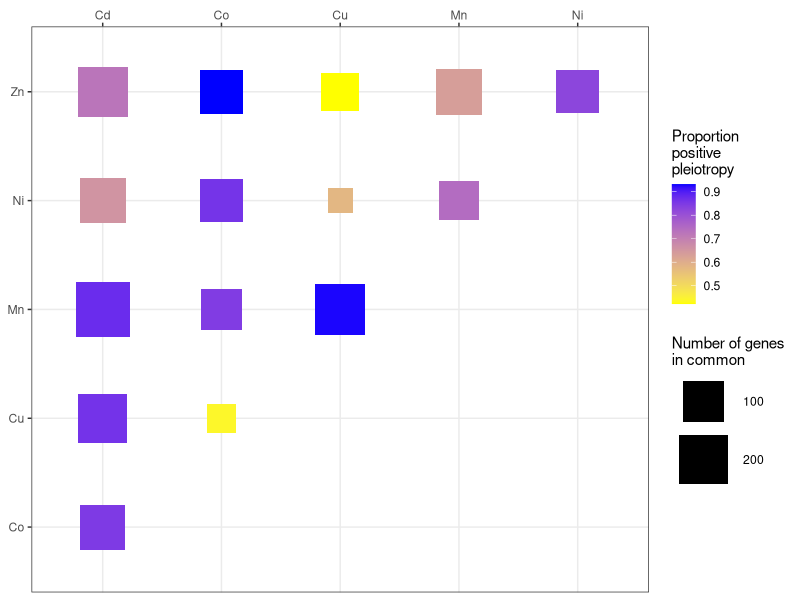
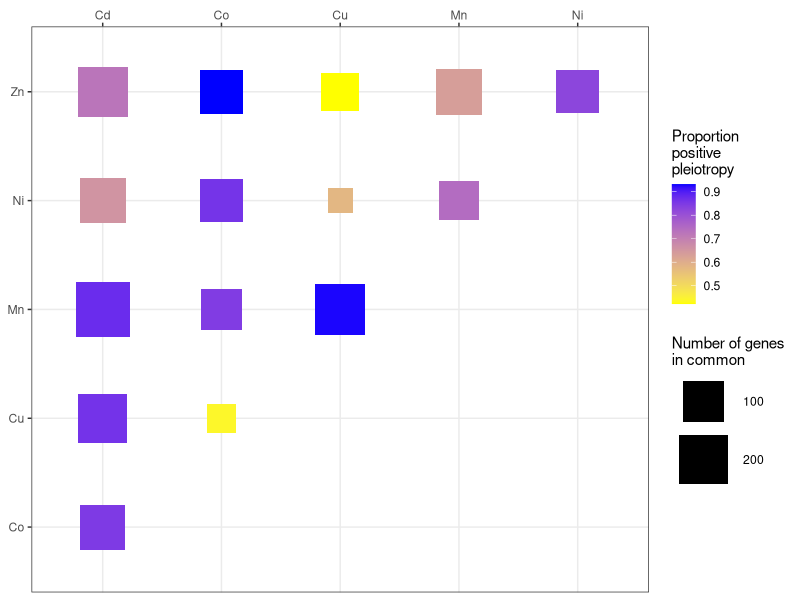

Here is the R script that generated these plots, in order:
## ---- chunk 1
library(tidyverse)
library(stringr)
library(VennDiagram)
library(gtools)
library(data.table)
library(viridis)
library(formattable)
## ---- chunk 2
x = getwd()
setwd(x)

genes <- read.csv("metal_resistance_annotations.csv")
## ---- chunk 3
genes3 <- genes %>% 
  mutate(Metal = case_when(grepl("copper", Chemical, ignore.case = TRUE) ~"copper",
                            grepl("cadmi", Chemical, ignore.case = TRUE) ~"cadmium",
                            grepl("nickel", Chemical, ignore.case = TRUE) ~"nickel",
                            grepl("zinc", Chemical, ignore.case = TRUE) ~"zinc",
                            grepl("arsen", Chemical, ignore.case = TRUE) ~"arsenic",
                            grepl("gold", Chemical, ignore.case = TRUE) ~"gold",
                            grepl("manga", Chemical, ignore.case = TRUE) ~"manganese",
                            grepl("merc", Chemical, ignore.case = TRUE) ~"mercury",
                            grepl("coba", Chemical, ignore.case = TRUE) ~"cobalt",
                            grepl("alumi", Chemical, ignore.case = TRUE) ~"aluminum",
                            grepl("iron", Chemical, ignore.case = TRUE) ~"iron",
                            grepl("selen", Chemical, ignore.case = TRUE) ~"calcium",
                            grepl("tin", Chemical, ignore.case = TRUE) ~"tin",
                            grepl("chrom", Chemical, ignore.case = TRUE) ~"chromium",
                            grepl("lead", Chemical, ignore.case = TRUE) ~"lead"
                            )) %>% 
  na.omit() %>% 
  distinct() %>% 
  filter(Metal == "cadmium" | 
         Metal == "cobalt" |
         Metal == "copper" | 
         Metal == "manganese" | 
         Metal == "nickel" |
         Metal == "zinc") %>% 
  select(Gene, Phenotype, Mutant.Information, Metal, Chemical)
## ---- chunk 4
synergism <- genes3 %>% 
  mutate(activity.sign = case_when(grepl("null", Mutant.Information, ignore.case = TRUE) ~"-",
                                   grepl("overexp", Mutant.Information, ignore.case = TRUE) ~"+")) %>%
  mutate(resist.sign = case_when(grepl("increa", Phenotype, ignore.case = TRUE) ~"+",
                                   grepl("decrea", Phenotype, ignore.case = TRUE) ~"-")) %>%
  mutate(product.sign = ifelse(activity.sign == resist.sign, "+",
                        ifelse(activity.sign != resist.sign, "-", NA)))
## ---- chunk 5
cadmium_syn <- synergism %>% 
  filter(Metal=="cadmium")
cobalt_syn <- synergism %>% 
  filter(Metal=="cobalt")
copper_syn <- synergism %>% 
  filter(Metal=="copper")
manganese_syn <- synergism %>% 
  filter(Metal=="manganese")
nickel_syn <- synergism %>% 
  filter(Metal=="nickel")
zinc_syn <- synergism %>% 
  filter(Metal=="zinc")
## ---- chunk 6
CdCo <- merge(cadmium_syn,cobalt_syn,by="Gene") %>% 
  select(Gene, Metal.x, Metal.y, product.sign.x, product.sign.y) %>% 
  distinct() %>% 
  na.omit() %>% 
  mutate(pos.pleio = case_when(product.sign.x==product.sign.y ~ 1,
                               product.sign.x!=product.sign.y ~ 0))
sum(CdCo$pos.pleio)/nrow(CdCo)
nrow(CdCo)
## ---- chunk 7
CdCu <- merge(cadmium_syn,copper_syn,by="Gene") %>% 
  select(Gene, Metal.x, Metal.y, product.sign.x, product.sign.y) %>% 
  distinct() %>%  
  na.omit() %>% 
  mutate(pos.pleio = case_when(product.sign.x==product.sign.y ~ 1,
                               product.sign.x!=product.sign.y ~ 0))
sum(CdCu$pos.pleio)/nrow(CdCu)
nrow(CdCu)
## ---- chunk 8
CdMn <- merge(cadmium_syn,manganese_syn,by="Gene") %>% 
  select(Gene, Metal.x, Metal.y, product.sign.x, product.sign.y) %>% 
  distinct() %>%  
  na.omit() %>% 
  mutate(pos.pleio = case_when(product.sign.x==product.sign.y ~ 1,
                               product.sign.x!=product.sign.y ~ 0))
sum(CdMn$pos.pleio)/nrow(CdMn)
nrow(CdMn)
## ---- chunk 9
CdNi <- merge(cadmium_syn,nickel_syn,by="Gene") %>% 
  select(Gene, Metal.x, Metal.y, product.sign.x, product.sign.y) %>% 
  distinct() %>%  
  na.omit() %>% 
  mutate(pos.pleio = case_when(product.sign.x==product.sign.y ~ 1,
                               product.sign.x!=product.sign.y ~ 0))
sum(CdNi$pos.pleio)/nrow(CdNi)
nrow(CdNi)
## ---- chunk 10
CdZn <- merge(cadmium_syn,zinc_syn,by="Gene") %>% 
  select(Gene, Metal.x, Metal.y, product.sign.x, product.sign.y) %>% 
  distinct() %>%  
  na.omit() %>% 
  mutate(pos.pleio = case_when(product.sign.x==product.sign.y ~ 1,
                               product.sign.x!=product.sign.y ~ 0))
sum(CdZn$pos.pleio)/nrow(CdZn)
nrow(CdZn)
## ---- chunk 11
CoCu <- merge(cobalt_syn,copper_syn,by="Gene") %>% 
  select(Gene, Metal.x, Metal.y, product.sign.x, product.sign.y) %>% 
  distinct() %>%  
  na.omit() %>% 
  mutate(pos.pleio = case_when(product.sign.x==product.sign.y ~ 1,
                               product.sign.x!=product.sign.y ~ 0))
sum(CoCu$pos.pleio)/nrow(CoCu)
nrow(CoCu)
## ---- chunk 12
CoMn <- merge(cobalt_syn,manganese_syn,by="Gene") %>% 
  select(Gene, Metal.x, Metal.y, product.sign.x, product.sign.y) %>% 
  distinct() %>%  
  na.omit() %>% 
  mutate(pos.pleio = case_when(product.sign.x==product.sign.y ~ 1,
                               product.sign.x!=product.sign.y ~ 0))
sum(CoMn$pos.pleio)/nrow(CoMn)
nrow(CoMn)
## ---- chunk 13
CoNi <- merge(cobalt_syn,nickel_syn,by="Gene") %>% 
  select(Gene, Metal.x, Metal.y, product.sign.x, product.sign.y) %>% 
  distinct() %>%  
  na.omit() %>% 
  mutate(pos.pleio = case_when(product.sign.x==product.sign.y ~ 1,
                               product.sign.x!=product.sign.y ~ 0))
sum(CoNi$pos.pleio)/nrow(CoNi)
nrow(CoNi)
## ---- chunk 14
CoZn <- merge(cobalt_syn,zinc_syn,by="Gene") %>% 
  select(Gene, Metal.x, Metal.y, product.sign.x, product.sign.y) %>% 
  distinct() %>%  
  na.omit() %>% 
  mutate(pos.pleio = case_when(product.sign.x==product.sign.y ~ 1,
                               product.sign.x!=product.sign.y ~ 0))
sum(CoZn$pos.pleio)/nrow(CoZn)
nrow(CoZn)
## ---- chunk 15
CuMn <- merge(copper_syn,manganese_syn,by="Gene") %>% 
  select(Gene, Metal.x, Metal.y, product.sign.x, product.sign.y) %>% 
  distinct() %>%  
  na.omit() %>% 
  mutate(pos.pleio = case_when(product.sign.x==product.sign.y ~ 1,
                               product.sign.x!=product.sign.y ~ 0))
sum(CuMn$pos.pleio)/nrow(CuMn)
nrow(CuMn)
## ---- chunk 16
CuNi <- merge(copper_syn,nickel_syn,by="Gene") %>% 
  select(Gene, Metal.x, Metal.y, product.sign.x, product.sign.y) %>% 
  distinct() %>%  
  na.omit() %>% 
  mutate(pos.pleio = case_when(product.sign.x==product.sign.y ~ 1,
                               product.sign.x!=product.sign.y ~ 0))
sum(CuNi$pos.pleio)/nrow(CuNi)
nrow(CuNi)
## ---- chunk 17
CuZn <- merge(copper_syn,zinc_syn,by="Gene") %>% 
  select(Gene, Metal.x, Metal.y, product.sign.x, product.sign.y) %>% 
  distinct() %>%  
  na.omit() %>% 
  mutate(pos.pleio = case_when(product.sign.x==product.sign.y ~ 1,
                               product.sign.x!=product.sign.y ~ 0))
sum(CuZn$pos.pleio)/nrow(CuZn)
nrow(CuZn)
## ---- chunk 18
MnNi <- merge(manganese_syn,nickel_syn,by="Gene") %>% 
  select(Gene, Metal.x, Metal.y, product.sign.x, product.sign.y) %>% 
  distinct() %>%  
  na.omit() %>% 
  mutate(pos.pleio = case_when(product.sign.x==product.sign.y ~ 1,
                               product.sign.x!=product.sign.y ~ 0))
sum(MnNi$pos.pleio)/nrow(MnNi)
nrow(MnNi)
## ---- chunk 19
MnZn <- merge(manganese_syn,zinc_syn,by="Gene") %>% 
  select(Gene, Metal.x, Metal.y, product.sign.x, product.sign.y) %>% 
  distinct() %>%  
  na.omit() %>% 
  mutate(pos.pleio = case_when(product.sign.x==product.sign.y ~ 1,
                               product.sign.x!=product.sign.y ~ 0))
sum(MnZn$pos.pleio)/nrow(MnZn)
nrow(MnZn)
## ---- chunk 20
NiZn <- merge(nickel_syn,zinc_syn,by="Gene") %>% 
  select(Gene, Metal.x, Metal.y, product.sign.x, product.sign.y) %>% 
  distinct() %>%  
  na.omit() %>% 
  mutate(pos.pleio = case_when(product.sign.x==product.sign.y ~ 1,
                               product.sign.x!=product.sign.y ~ 0))
sum(NiZn$pos.pleio)/nrow(NiZn)
nrow(NiZn)
## ---- chunk 21
combo <- c("CdCo","CdCu","CdMn","CdNi","CdZn","CoCu","CoMn","CoNi","CoZn","CuMn","CuNi","CuZn","MnNi","MnZn","NiZn")
met1 <- c("Cd","Cd","Cd","Cd","Cd","Co","Co","Co","Co","Cu","Cu","Cu","Mn","Mn","Ni")
met2 <- c("Co","Cu","Mn","Ni","Zn","Cu","Mn","Ni","Zn","Mn","Ni","Zn","Ni","Zn","Zn")
prop.syn <- c(0.8482759,0.8627451,0.8754325,0.6558442,0.7239819,0.44,0.8446602,0.8615385,0.9318182,0.9276018,0.5789474,0.4225352,0.744186,0.6329114,0.8253968)
no.genes <- c(145,204,289,154,221,25,103,130,132,221,19,71,86,158,126)

prop_pleio <- data.frame(combo, met1, met2, prop.syn, no.genes)
## ---- chunk 22
prop_pleio %>% 
  ggplot(aes(x=met1,y=met2,color=prop.syn)) + 
    geom_point(aes(size = no.genes), shape=15) +
    scale_color_gradient(low = "yellow", high = "blue",
    name="Proportion\npositive\npleiotropy") +
    scale_x_discrete(position = "top") + 
    theme_bw() +
    theme(axis.title.x=element_blank(), axis.title.y=element_blank()) +
    scale_size(range=c(8,18), name="Number of genes\nin common")
ggsave("SGD_predictions.jpeg", width=7, height=5, units = "in", dpi=900)
